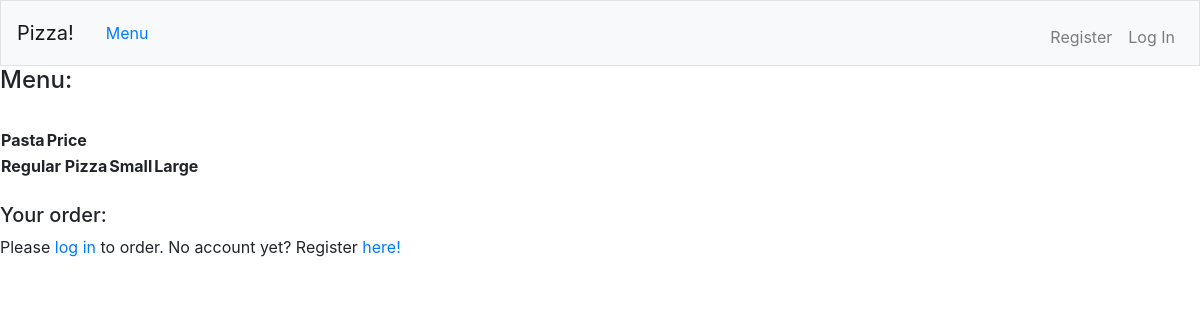
Page /menu on the earlier database version.
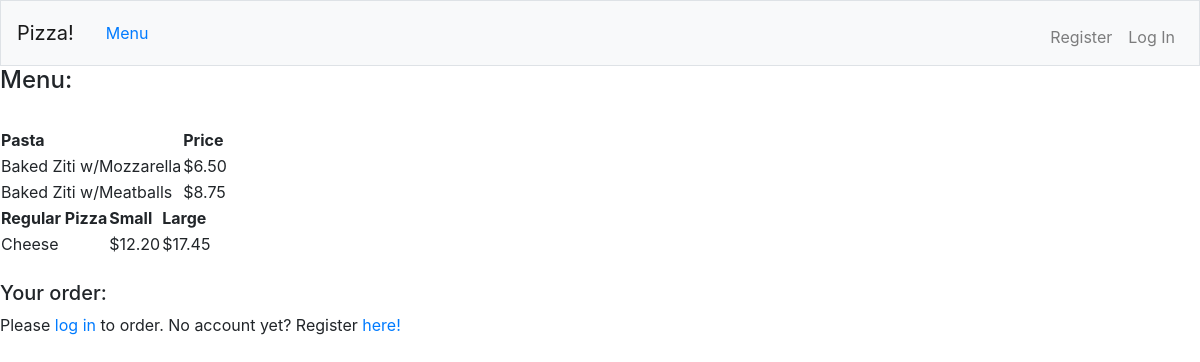
Same page on the later database version.
### orders/models.py (models this page shows, shortened)
class OnePriceFood(Food):
    price = models.DecimalField(max_digits=4, decimal_places=2, null=True, default='0.00')

class Pasta(OnePriceFood):
    category = models.CharField(max_length=64, default='Pasta')

class Food(models.Model):
    name = models.CharField(max_length=64, default='Name')

class OnePriceFood(Food):
    price = models.DecimalField(max_digits=4, decimal_places=2, null=True, default='0.00')

class TwoPriceFood(Food):
    smallPrice = models.DecimalField(max_digits=4, decimal_places=2, null=True, default='0.00')
    largePrice = models.DecimalField(max_digits=4, decimal_places=2, null=True, default='0.00')

class RegularPizza(TwoPriceFood):
    category = models.CharField(max_length=64, default='Regular pizza')

class TwoPriceFood(Food):
    smallPrice = models.DecimalField(max_digits=4, decimal_places=2, null=True, default='0.00')
    largePrice = models.DecimalField(max_digits=4, decimal_places=2, null=True, default='0.00')

### orders/views.py (the view)
# urls.py: path("menu", views.menu, name="menu"),
def menu(request):
    context = {
        "pastas": Pasta.objects.all(),
        "regularPizzas": RegularPizza.objects.all()
    }
    if request.user.is_authenticated:
        order = getCurrentOrderForUser(request.user)
        context["user"] = request.user
        context["order"] = OrderItem.objects.filter(order=order)
        context["total"] = getTotalOrderPrice(order)
    return render(request, "menu.html", context)

### orders/templates/menu.html (shortened to what this page needs)
{% extends "base.html" %}
{% block body %}
<h4>Menu:</h4>
<br>
<table>
    <thead class='thead-light'>
        <tr >
            <th>Pasta</th>
            <th>Price</th>
        </tr>
    </thead>
    <tbody>
        {% for pasta in pastas %}
        <tr>
            <td>{{pasta.name}}</td>
            <td>${{pasta.price}}{% if user.is_authenticated %}<a href="{% url 'add' pasta.category pasta.name pasta.price %}">+</a>{% endif %}</td>
        </tr>
        {% endfor %}
    </tbody>
</table>
<table>
    <thead class='thead-light'>
        <tr>
            <th>Regular Pizza</th>
            <th>Small</th>
            <th>Large</th>
        </tr>
    </thead>
    <tbody>
        {% for pizza in regularPizzas %}
        <tr>
            <td>{{pizza.name}}</td>
            <td>${{pizza.smallPrice}}{% if user.is_authenticated %}<a href="{% url 'add' pizza.category pizza.name pizza.smallPrice %}">+</a>{% endif %}</td>
            <td>${{pizza.largePrice}}{% if user.is_authenticated %}<a href="{% url 'add' pizza.category pizza.name pizza.largePrice %}">+</a>{% endif %}</td>
        </tr>
        {% endfor %}
    </tbody>
</table>
<br>
<div>
    <h5>Your order:</h5>
    {% if user.is_authenticated %}
        {% for food in order %}
            {{food.category}}, {{food.name}}, ${{food.price}}<br>
        {% endfor %}
        Total: ${{total}}
    {% else %}
        Please <a href="/login">log in</a> to order. No account yet? Register <a href="/register">here!</a>
    {%endif%}
</div>
{% endblock %}

Differences in the rows shown:
now on this page (row edited): Pasta: name "Baked Ziti w/Mozzarella", price "6.50"
added Pasta: name "Baked Ziti w/Meatballs", price "8.75"
now on this page (row edited): RegularPizza: name "Cheese", smallPrice "12.20", largePrice "17.45"
